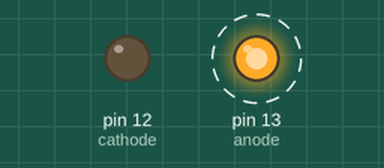
Recording of a sketch running on a simulated Arduino Uno, built with avr-gcc and run on an emulated ATmega328P. Parts: output pins drawn as LEDs (lit = HIGH). Dashed ring = blinking. What the sketch prints to the serial monitor is not drawn.

Above: at 0.5 s.
Timing chart, 0 to 4.6 s (numbered marks = the images above):
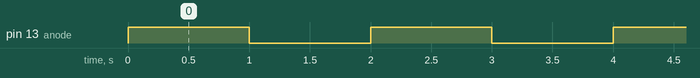

The sketch:

external_led.ino
```cpp
/*
  Control LED connected to PIN anode(+) and cathode(-)
  13 - Anode
  12 - Cathode
*/

int anode = 13;
int cathode = 12;

void setup() {
  Serial.begin(9600);
  Serial.println("--Restart--");
  Serial.print(digitalRead(anode));Serial.print(digitalRead(cathode));Serial.print("\t");
  pinMode(anode, OUTPUT);
  pinMode(cathode, OUTPUT);
  Serial.print(digitalRead(anode));Serial.print(digitalRead(cathode));Serial.print("\t");
  digitalWrite(anode, HIGH);
  digitalWrite(cathode, LOW);
  Serial.print(digitalRead(anode));Serial.print(digitalRead(cathode));Serial.print("\t");
  Serial.println("");
}

void loop(void) {
  delay(1000);
  digitalWrite(anode, LOW);
  delay(1000);
  digitalWrite(anode, HIGH);
}
```

Measured:
- by itself, pin 13 (anode): alternates HIGH for 1.0 s and LOW for 1.0 s
